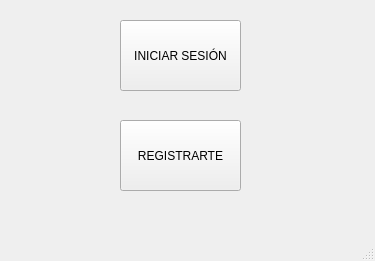
<?xml version="1.0" encoding="UTF-8"?>
<ui version="4.0">
 <class>MainWindow</class>
 <widget class="QMainWindow" name="MainWindow">
  <property name="geometry">
   <rect>
    <x>0</x>
    <y>0</y>
    <width>375</width>
    <height>261</height>
   </rect>
  </property>
  <property name="windowTitle">
   <string>MainWindow</string>
  </property>
  <widget class="QWidget" name="centralwidget">
   <widget class="QPushButton" name="pushButton">
    <property name="geometry">
     <rect>
      <x>120</x>
      <y>20</y>
      <width>121</width>
      <height>71</height>
     </rect>
    </property>
    <property name="text">
     <string>INICIAR SESIÓN</string>
    </property>
   </widget>
   <widget class="QPushButton" name="pushButton_2">
    <property name="geometry">
     <rect>
      <x>120</x>
      <y>120</y>
      <width>121</width>
      <height>71</height>
     </rect>
    </property>
    <property name="text">
     <string>REGISTRARTE</string>
    </property>
   </widget>
  </widget>
  <widget class="QMenuBar" name="menubar">
   <property name="geometry">
    <rect>
     <x>0</x>
     <y>0</y>
     <width>375</width>
     <height>22</height>
    </rect>
   </property>
  </widget>
  <widget class="QStatusBar" name="statusbar"/>
 </widget>
 <resources/>
 <connections/>
</ui>
